Frame 1 (no input): blank canvas, image omitted
Frame 60 (no input): blank canvas, image omitted
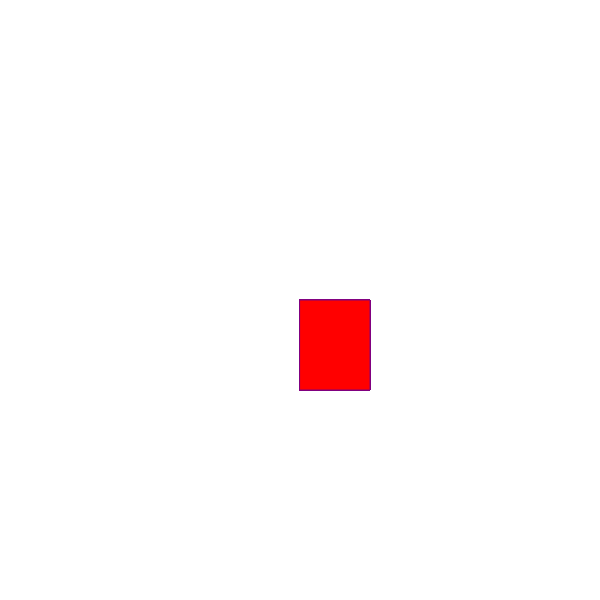
Frame 120 (the mouse pressed at the canvas centre since frame 60)

The p5.js sketch whose frames 1 and 60 were blank and that drew this single picture after the mouse press (run headless with seeded random() and noise() and a simulated clock; from frame 60 on, the mouse is pressed at the canvas centre):

// p5.js sketch
// ── sketch.js
function setup() {
    createCanvas(600, 600);
      background("white");
  
  }
  
  function draw() {
  
    stroke("purple");
    fill("red");
  
    // console.log(mouseIsPressed);
  
    if (mouseIsPressed) {
      rect(mouseX, mouseY, 70, 90);
    }
  }  
